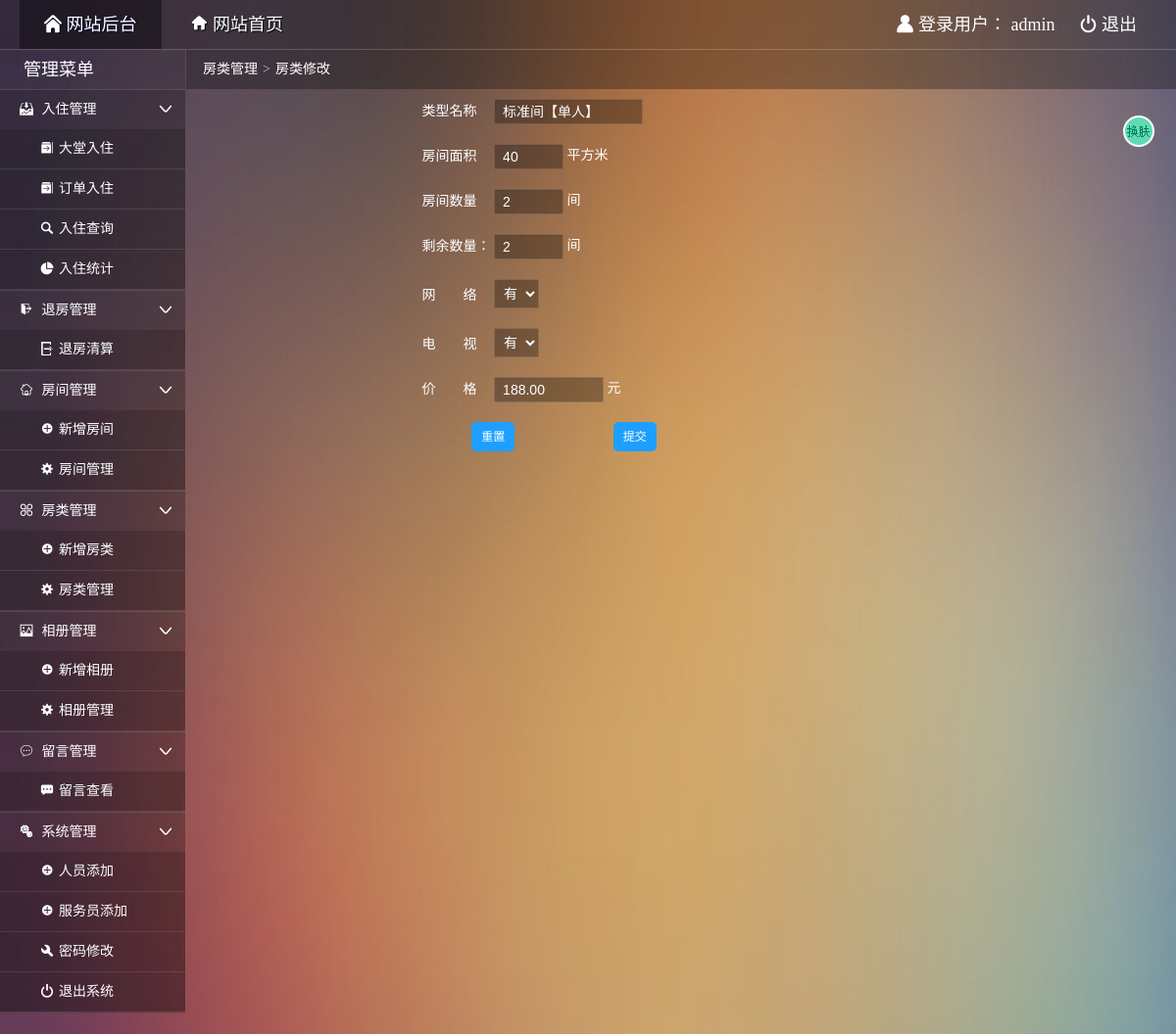
Page /admin/admin_rtypemod.php?rid=1000 (signed in) on the committed database.
### tables this page shows
CREATE TABLE IF NOT EXISTS `roomtype` (
  `typeid` int(4) NOT NULL auto_increment COMMENT '类型标识',
  `typename` varchar(20) NOT NULL COMMENT '类型名称',
  `area` varchar(2) NOT NULL COMMENT '房间面积',
  `hasNet` char(1) NOT NULL default '有' COMMENT '网络',
  `hasTV` char(1) NOT NULL default '有' COMMENT '有线电视',
  `price` decimal(8,2) NOT NULL COMMENT '价格',
  `totalnum` int(4) NOT NULL COMMENT '房间数量',
  `leftnum` int(4) NOT NULL COMMENT '剩余数量',
  PRIMARY KEY  (`typeid`)
);

### admin/admin_rtypemod.php (the view, shortened to what this page needs)
<!doctype html>
<html>
<head>
  <link rel="stylesheet" type="text/css" href="css/common.css"/>
  <link rel="stylesheet" type="text/css" href="css/main.css"/>
</head>
<body>
  <div class="topbar-wrap white">
    <div class="topbar-inner clearfix">
      <div class="topbar-logo-wrap clearfix">
        <ul class="navbar-list clearfix">
          <li><a class="on" href="admin_index.php"><i class="icon-font">&#xe622;</i> 网站后台</a></li>
          <li><a href="../index.php" target="_blank"><i class="icon-font">&#xe681;</i> 网站首页</a></li>
        </ul>
      </div>
      <div class="top-info-wrap">
        <ul class="top-info-list clearfix">
          <li><i class="icon-font">&#xe607;</i> 登录用户：
            <?php
            if($_SESSION["aname"]){
              echo $_SESSION["aname"];
            }else{
              header("location:index.php");
              exit;
            }
            ?>
            </li>
          <li><a href="admin_logout.php"><i class="icon-font">&#xe638;</i> 退出</a></li>
        </ul>
      </div>
    </div>
  </div>
  <div class="container clearfix">
    <?php
      require("../dbconnect.php");
      $sql="select * from roomtype where typeid='".$_GET["rid"]."'";
      $arr=mysqli_query($db_link,$sql);
      $rows=mysqli_fetch_row($arr);
    ?>
    <div class="main-wrap">
      <div class="crumb-wrap">
        <div class="crumb-list"><i class="icon-font"></i><a href="admin_rtypemgr.php">房类管理</a><span class="crumb-step">&gt;</span><span class="crumb-name">房类修改</span></div>
      </div>
      <div class="result-wrap">
        <form id="myform" name="myform" method="post" action="update.php?mtid=<?php echo $rows[0] ?>">
        <ul class="order">
          <li>
            <label for="typename">类型名称&emsp;</label>
            <input name="typename" type="text" id="typename" value="<?php echo $rows[1] ?>" size="15" maxlength="50" />
          </li>
          <li>
            <label for="area">房间面积&emsp;</label>
            <input name="area" type="text" id="area" value="<?php echo $rows[2] ?>" size="5" maxlength="50" /> 平方米
          </li>
          <li>
            <label for="totalnum">房间数量&emsp;</label>
            <input name="totalnum" type="text" id="totalnum" value="<?php echo $rows[6] ?>" size="5" maxlength="10" /> 间
          </li>
          <li>
            <label for="leftnum">剩余数量：</label>
            <input name="leftnum" type="text" id="leftnum" value="<?php echo $rows[7] ?>" size="5" maxlength="10" /> 间
          </li>
          <li>
            <label for="hasNet">网&emsp;&emsp;络&emsp;</label>
            <select name="hasNet" id='hasNet'>
              <option value="<?php echo $rows[3] ?>" selected><?php echo $rows[3] ?></option>
            </select>
          </li>
          <li>
            <label for="hasTv">电&emsp;&emsp;视&emsp;</label>
            <select name="hasTV" id="hasTv">
              <option value="<?php echo $rows[4] ?>" selected><?php echo $rows[4] ?></option>
            </select>
          </li>
          <li>
            <label for="price">价&emsp;&emsp;格&emsp;</label>
            <input name="price" type="text" id="price" value="<?php echo $rows[5] ?>" size="10" maxlength="15" /> 元
          </li>
          <li>
            <input type="reset" class="reset" name="submit2" id="button2" value="重置" />
            <input type="submit" name="submit" id="button" value="提交" />
          </li>
        </ul>
        </form>
      </div>
    </div>
  </div>
</body>
</html>

### admin/css/common.css (style rules this page uses)
html { height:100%; }
body { width:100%;font:14px/1.5 '微软雅黑';word-wrap:break-word;word-break:break-all;-webkit-text-size-adjust:none;background-color: #54364a;background-repeat: no-repeat;background-size:100% 200%;color:#fff; }
body,dl,dd,h1,h2,h3,h4,h5,h6,p,form,ul,ol,blockquote { margin:0 }
input,select,textarea { font-size:14px;color:#333 }
input { vertical-align:middle;padding:2px;margin:0 }
select,input,button { font:14px/20px Verdana,Simsun,Helvetica,Arial,sans-serif; }
em,i,cite,blockquote { font-style:normal }
ul,ol,li { list-style:none outside;padding:0 }
h1,h2,h3,h4,h5,h6 { font-size:100% }
a { color:#fff;text-decoration:none;outline:0 }
.clearfix:after { content:".";display:block;height:0;clear:both;visibility:hidden; }
.clearfix { *height:1%; }
.white,.white a:link,.white a:visited { color:#fff; }
.icon-font { font-family:'iconfont'; speak:none; font-weight:400; font-style:normal; font-variant:normal; text-transform:none; line-height:1; -webkit-font-smoothing:antialiased; }
.topbar-wrap { height:50px;line-height:50px;background:rgba(0, 0, 0, 0.3);border-bottom: 1px solid rgba(255, 255, 255, 0.2); }
.topbar-logo-wrap { float:left; }
.topbar-inner { font-size:18px;padding:0 20px; }
.navbar-list { float:left; }
.top-info-wrap { float:right; }
.navbar-list li { float:left; }
.navbar-list li a { float:left;margin-right:5px;padding:0 25px;text-shadow:1px 1px 1px #000; }
.navbar-list li a.on { color:#fff;text-shadow:1px 1px 1px #003;background:rgba(0,0,0,0.4); }
.top-info-list li { float:left; }
.top-info-list li a { float:left;margin-left:5px;padding:0 20px;display:inline;zoom:1; }
textarea,input[type="file"],input[type="text"],input[type="password"],input[type="datetime"],input[type="datetime-local"],input[type="date"],input[type="month"],input[type="time"],input[type="week"],input[type="number"],input[type="email"],input[type="url"],input[type="search"],input[type="tel"],input[type="color"],.uneditable-input { padding-left:8px;color:#fff;background-color:rgba(0, 0, 0, 0.3);border-radius: 2px;border:1px solid rgba(255,255,255,.15);-webkit-box-shadow:inset 0 1px 1px rgba(0,0,0,0.075);-moz-box-shadow:inset 0 1px 1px rgba(0,0,0,0.075);box-shadow:inset 0 1px 1px rgba(0,0,0,0.075);-webkit-transition:border linear 0.2s,box-shadow linear 0.2s;-moz-transition:border linear 0.2s,box-shadow linear 0.2s;-o-transition:border linear 0.2s,box-shadow linear 0.2s;transition:border linear 0.2s,box-shadow linear 0.2s; }

### admin/css/main.css (style rules this page uses)
.sidebar-wrap { float: left;width: 189px;background: rgba(0, 0, 0, 0.20); }
.main-wrap { margin-left: 190px;min-height:100%; }
.sidebar-title { border-bottom: 1px solid rgba(255, 255, 255, 0.1);height: 40px;line-height: 40px;text-indent:1em;font-size: 24px;text-align: left; }
.sidebar-title h1 { font-weight: normal;font-size:18px; }
.sidebar-list li { background-color: rgba(0, 0, 0, 0.1);border-bottom: 1px solid rgba(255, 255, 255, 0.1); }
.sidebar-list li .icon-font { margin-right: 5px;color: #fff;font-size: 14px; }
.sidebar-list li a { padding: 0 15px 0 20px;display: block;color:#fff;height: 40px;line-height: 40px;position: relative; }
.sub-menu { background:rgba(0, 0, 0, 0.15); }
.sub-menu li { padding-left: 21px;background-color: rgba(0, 0, 0, 0.01);border-bottom: 1px solid rgba(255, 255, 255, 0.1); }
.sub-menu .icon-font { font-size: 11px; }
.crumb-wrap { height: 40px;line-height: 39px;background: rgba(0,0,0,0.3); }
.crumb-list { padding-left: 12px; }
.crumb-step { margin: 0 5px;color: #b2c2e0;font-family: serif; }
.result-wrap { padding:0 19px; }
.order>li { padding: 10px 0; }
.order>li>label { vertical-align: middle; display: inline-block; width: 30%; text-align: right; height: 26px; line-height: 26px; }
input[type="submit"],input[type="reset"],.order>li>.fjtp,.tf { background-color: #1E9FFF; display: inline-block; text-align: center; height: 30px; line-height: 30px; padding: 0 10px 0; border-radius: 5px; font-size: 12px; border: none; color: #fff; cursor: pointer; }
.reset { margin-left: 28%; margin-right: 10%; }
select { background-color: rgba(0, 0, 0, 0.3); border: 1px solid rgba(255,255,255,.15); color: #fff; padding: 5px; }
select>option { background-color:#FF5722; }
.icon { position: absolute; right: 8px; top: 12px; }
.set-btn { width: 32px;height: 32px;cursor: pointer;position: fixed;right: 22px;top: 118px;overflow: hidden;background-image: url(../img/s1.png);animation:setbtn 4s linear 0s infinite; }

### rows in the picture
roomtype: typename "标准间【单人】", area "40", totalnum "2", leftnum "2", hasNet "有", hasTV "有", price "188.00"

### other values in the picture
$_SESSION["aname"] "admin"
